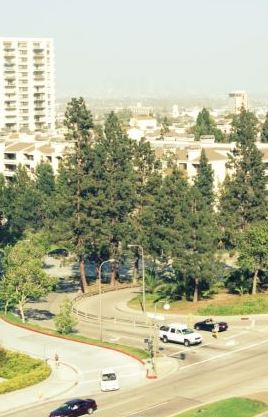
#> input picture b1.jpg, 268 x 417 px
$ jupyter execute 6.ipynb
#> lines starting #> are read from the running program, lines starting #| are printed output that depends on the picture; long printed decimals are rounded
[cell 1]
import numpy as np
import cv2 as cv
from skimage import io
import matplotlib.pyplot as plt
from scipy import fftpack
import matplotlib.image as mpimg

[cell 2]
src1 = mpimg.imread('b1.jpg')
#> src1 is the input picture: shape (417, 268, 3); mean R, G, B 181.3, 182.1, 151
src2 = mpimg.imread('b2.jpg')
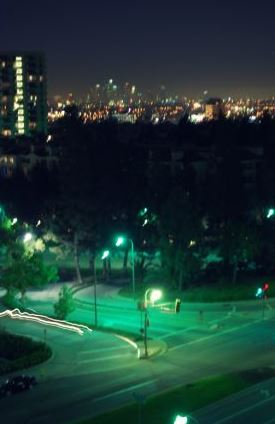
#> input picture b2.JPG, 275 x 424 px, found by its file name
#> src2 is the input picture: shape (424, 275, 3); mean R, G, B 28.9, 57.4, 52.3
src3 = mpimg.imread('a1.jpg')
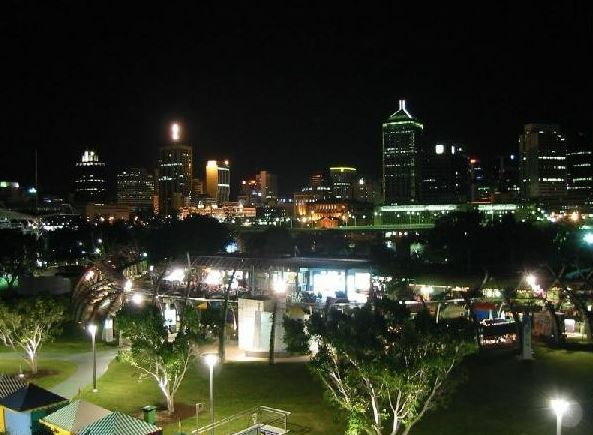
#> input picture a1.JPG, 593 x 435 px, found by its file name
#> src3 is the input picture: shape (435, 593, 3); mean R, G, B 46.1, 48.6, 35.5
src4 = mpimg.imread('a2.jpg')
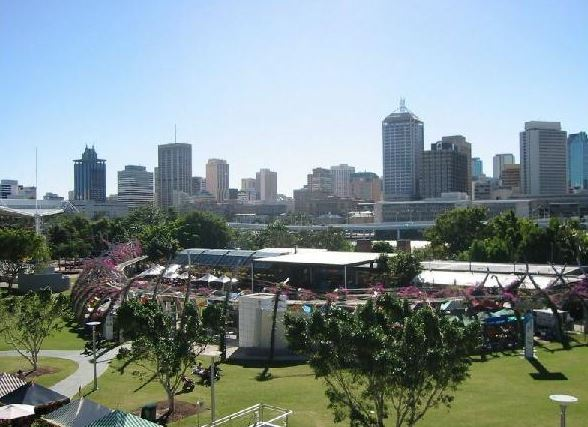
#> input picture a2.JPG, 588 x 427 px, found by its file name
#> src4 is the input picture: shape (427, 588, 3); mean R, G, B 127.7, 142.9, 144.7

[cell 3]
f = np.fft.fft2(src1) ## Fourier Transform
fshift = np.fft.fftshift(f) ## Shifting zero frequency to center
freq_spec = 20*np.log(np.abs(fshift))  ## Take absolute and log only for displaying purpo
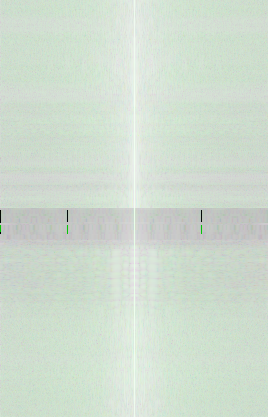
#> freq_spec: shape (417, 268, 3) float64; mean of channels 0, 1, 2 68.5, 116.4, 68.5; drawn with min black and max white

mean = freq_spec[0][0]
#> mean = [83.63, 124.6, 83.63]
print (mean)
#| [ 83.633 124.570  83.633]

[cell 4]
f = np.fft.fft2(src2) ## Fourier Transform
fshift = np.fft.fftshift(f) ## Shifting zero frequency to center
freq_spec = 20*np.log(np.abs(fshift))  ## Take absolute and log only for displaying purpo
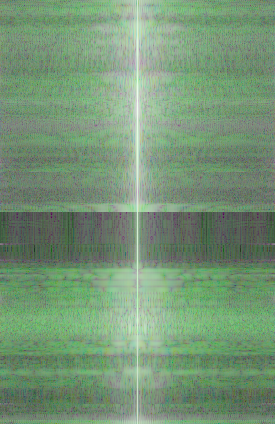
#> freq_spec: shape (424, 275, 3) float64; mean of channels 0, 1, 2 64.8, 102, 64.8; drawn with min black and max white

mean = freq_spec[0][0]
#> mean = [61.03, 86.35, 27.36]
print (mean)
#| [61.025  86.347 27.362]

[cell 5]
f = np.fft.fft2(src3) ## Fourier Transform
fshift = np.fft.fftshift(f) ## Shifting zero frequency to center
freq_spec = 20*np.log(np.abs(fshift))  ## Take absolute and log only for displaying purpo
#> freq_spec: shape (435, 593, 3) float64; 2.3% of the values are NaN or infinite; the others: min -93.82, max 244.5, mean 85.81

mean = freq_spec[0][0]
#> mean = [94.75, 144.5, 99.1]
print (mean)
#| [ 94.747 144.456  99.097]

[cell 6]
f = np.fft.fft2(src4) ## Fourier Transform
fshift = np.fft.fftshift(f) ## Shifting zero frequency to center
freq_spec = 20*np.log(np.abs(fshift))  ## Take absolute and log only for displaying purpo
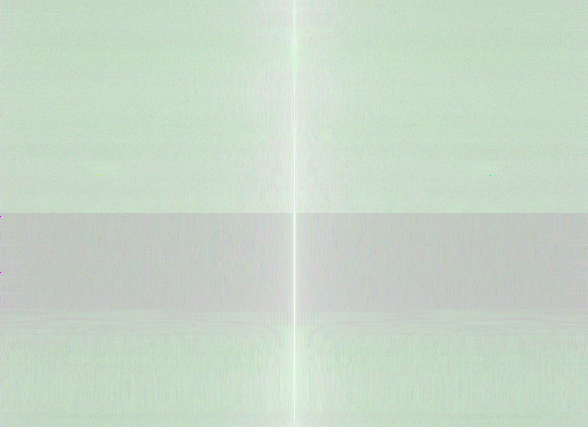
#> freq_spec: shape (427, 588, 3) float64; mean of channels 0, 1, 2 71.5, 123.8, 71.5; drawn with min black and max white

mean = freq_spec[0][0]
#> mean = [85.51, 137.1, 85.51]
print (mean)
#| [ 85.512  137.108  85.512 ]

[cell 7]
def detectrightness1(img):
    f = np.fft.fft2(img) ## Fourier Transform
    fshift = np.fft.fftshift(f) ## Shifting zero frequency to center
    freq_spec = 20*np.log(np.abs(fshift))  ## Take absolute and log only for displaying purpo
    mean = freq_spec[0][0]
#> mean = [83.63, 124.6, 83.63]
    if mean [0] == mean [2]:
        print ("The image is in daylight")
    else:
        print("The image is taken at night")

[cell 8]
detectrightness1(src1)

[cell 9]
detectrightness1(src2)

[cell 10]
def detectrightness2(img):
    f = np.fft.fft2(img) ## Fourier Transform
    fshift = np.fft.fftshift(f) ## Shifting zero frequency to center
    freq_spec = 20*np.log(np.abs(fshift))  ## Take absolute and log only for displaying purpo
    mean = freq_spec[0][0]
#> mean = [94.75, 144.5, 99.1]
    if mean [0] == mean [2]:
        print ("The image is taken at night")
    else:
        print ("The image is in daylight")

[cell 11]
detectrightness2(src3)

[cell 12]
detectrightness2(src4)
